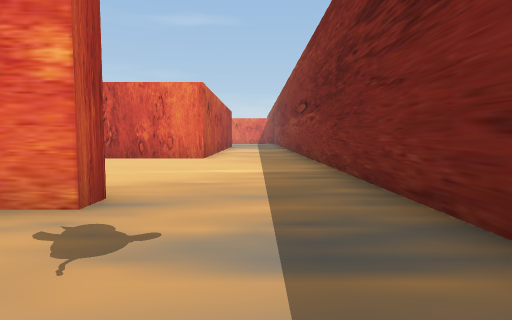
view 1 (above)

18 first-person views from a walk through a 3-D level made in the Unity game engine. The camera is 1.2 m above the floor, tilts 4° down and sees 75° across. The floor is counted in squares, 2 m on a side. Each view is taken from the middle of a square. On the plan, view 1 faces up. The plan holds only what a view shows up to about 10 squares ahead; the rest is blank. The place goes on beyond the plan. Some surface patterns are stand-ins.

view 2
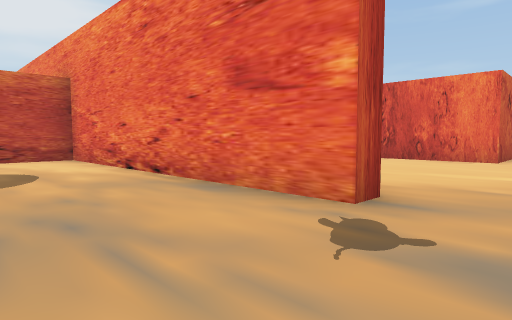

view 3
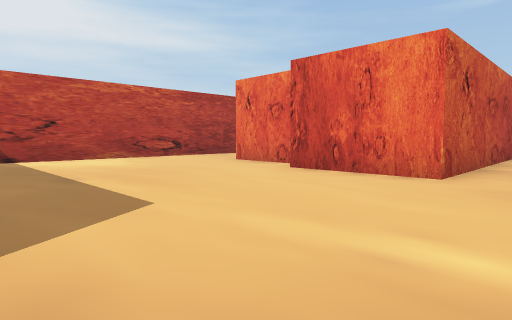

view 4
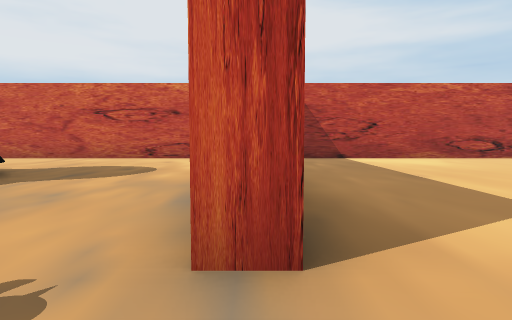

view 5
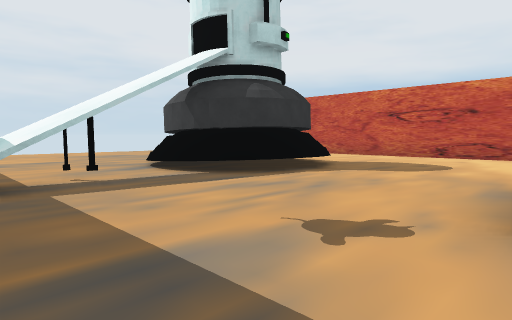

view 6
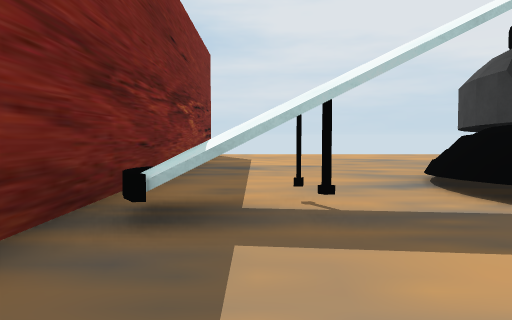

view 7
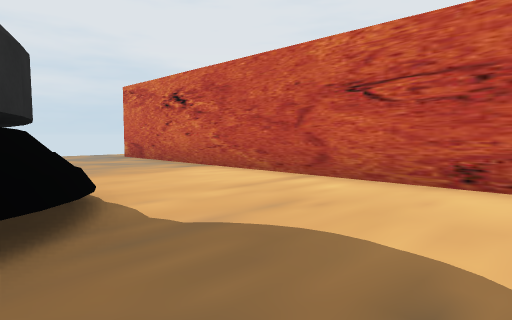

view 8
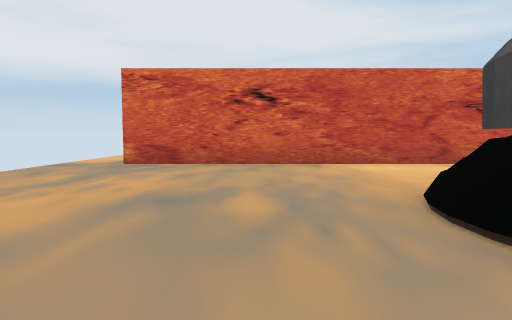

view 9
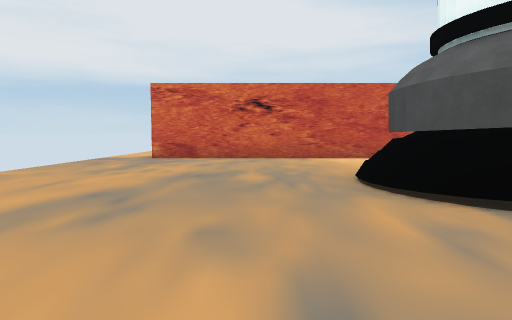

view 10
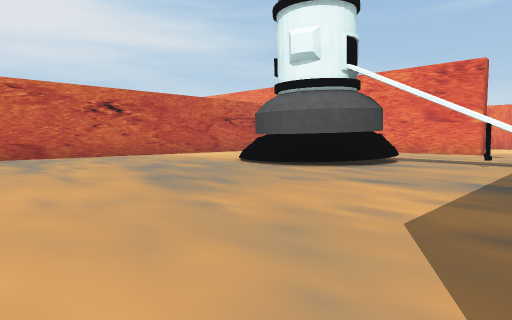

view 11
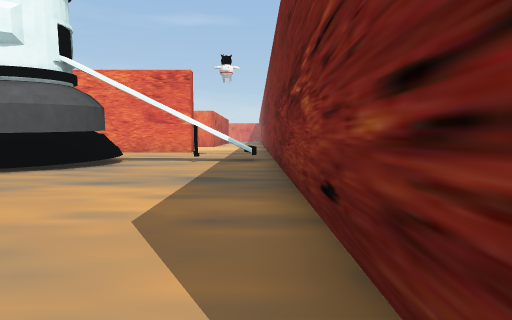

view 12
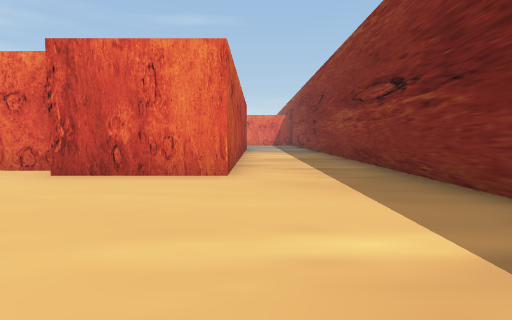

view 13
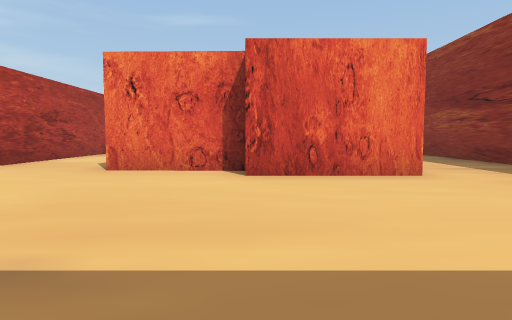

view 14
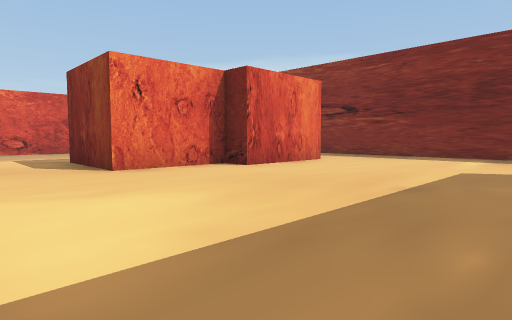

view 15
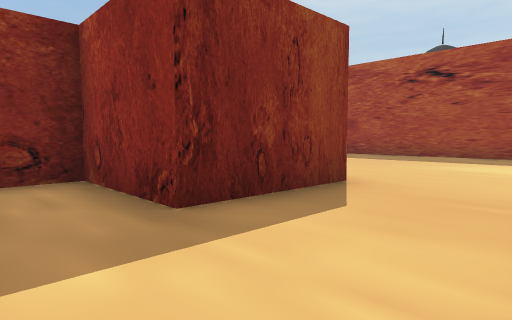

view 16
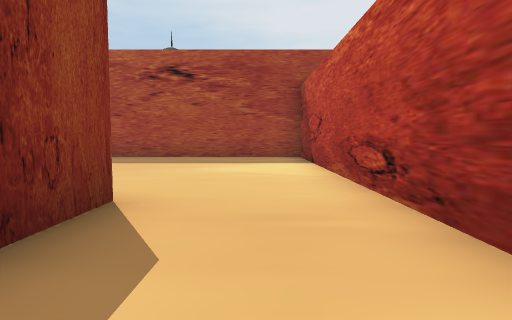

view 17
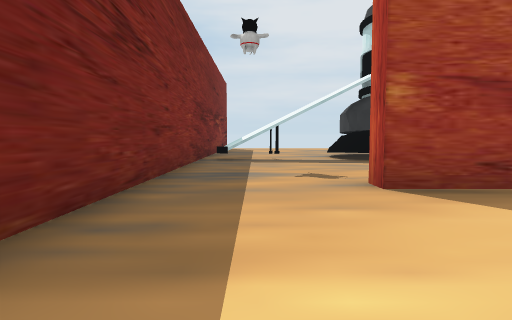

view 18
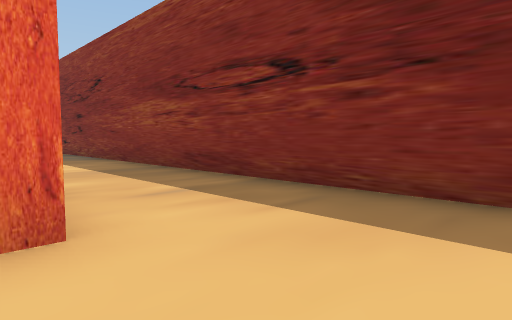

### Floor plan
Key: @ floor where view 1 was taken; # wall or solid block; . floor; ^ raised ledge.
Columns run from 10 left of view 1 to 2 right of it. Each row starts with its distance up from view 1.
 14 #.....  #...#
 13 #.....###...#
 12 #...#####...#
 11 #...### #...#
 10 #...#####...#
  9 #.....###...#
  8 #...........#
  7 #...........#
  6 #...........#
  5 #...........#
  4 #...........#
  3 #########...#
  2 #...........#
  1 #...........#
  0 #.........@.#
 -1 #....###...##
 -2 #...^###..^^#
 -3 #...^# #....#
 -4 #....###....#
 -5 #...........#
 -6 #...........#
 -7 #...........#
 -8 #...........#
 -9 ............#
-10 ...... .....

Positions as (right, up) in squares from view 1, and headings:
1: (0, 0), facing up
2: (0, 0), facing up-left
3: (0, 4), facing up-left
4: (0, 3), facing left
5: (1, 3), facing down-left
6: (0, 1), facing down
7: (-5, 1), facing down-left
8: (-2, -6), facing left
9: (0, -6), facing left
10: (1, -10), facing up-left
11: (1, -10), facing up
12: (-1, 4), facing up
13: (-4, 4), facing up
14: (-9, 4), facing up-right
15: (-9, 14), facing down-right
16: (-8, 13), facing down
17: (0, 7), facing down
18: (-2, 7), facing up-right
